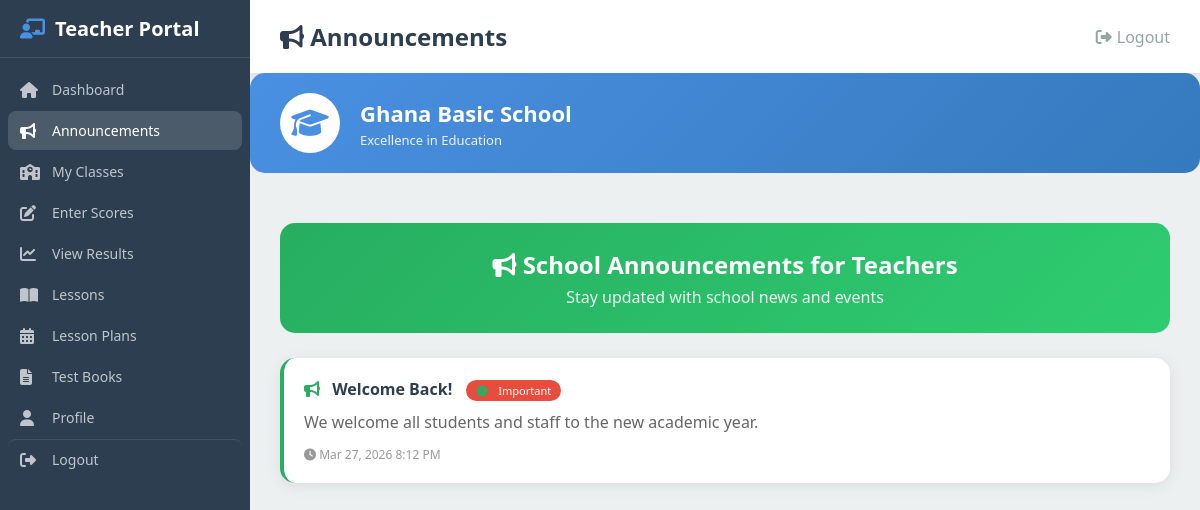
Page /teacher/announcements.php (signed in) on the committed database.
### tables this page shows
CREATE TABLE announcements (
    id INT AUTO_INCREMENT PRIMARY KEY,
    title VARCHAR(200) NOT NULL,
    content TEXT NOT NULL,
    target_audience VARCHAR(20) DEFAULT 'all',
    priority VARCHAR(20) DEFAULT 'medium',
    status VARCHAR(20) DEFAULT 'active',
    created_by INT,
    expires_at DATETIME,
    created_at TIMESTAMP DEFAULT CURRENT_TIMESTAMP,
    INDEX idx_status (status),
    INDEX idx_audience (target_audience),
    INDEX idx_priority (priority),
    INDEX idx_expires (expires_at)
);

### teacher/announcements.php (the view, shortened to what this page needs)
<?php
require_once '../config/database.php';
$settings = [];
$stmt = $pdo->query("SELECT * FROM school_settings");
while ($row = $stmt->fetch()) {
    $settings[$row['setting_key']] = $row['setting_value'];
}
$schoolName = $settings['school_name'] ?? 'School Management System';
$schoolLogo = $settings['school_logo'] ?? '';
$announcements = $pdo->query("SELECT * FROM announcements WHERE target_audience IN ('teachers', 'all') AND status = 'active' ORDER BY created_at DESC")->fetchAll();
?>
<!DOCTYPE html>
<html lang="en">
<head>
    <link rel="stylesheet" href="https://cdnjs.cloudflare.com/ajax/libs/font-awesome/6.4.0/css/all.min.css">
    <link rel="stylesheet" href="../assets/css/styles.css">
</head>
<body>
    <nav class="sidebar">
        <div class="sidebar-brand"><i class="fas fa-chalkboard-teacher"></i> Teacher Portal</div>
        <ul class="sidebar-menu">
            <li><a href="index.php"><i class="fas fa-home"></i> Dashboard</a></li>
            <li><a href="announcements.php" class="active"><i class="fas fa-bullhorn"></i> Announcements</a></li>
            <li><a href="my_classes.php"><i class="fas fa-school"></i> My Classes</a></li>
            <li><a href="enter_scores.php"><i class="fas fa-edit"></i> Enter Scores</a></li>
            <li><a href="results.php"><i class="fas fa-chart-line"></i> View Results</a></li>
            <li><a href="lessons.php"><i class="fas fa-book-open"></i> Lessons</a></li>
            <li><a href="lesson_plans.php"><i class="fas fa-calendar-alt"></i> Lesson Plans</a></li>
            <li><a href="test_books.php"><i class="fas fa-file-alt"></i> Test Books</a></li>
            <li><a href="profile.php"><i class="fas fa-user"></i> Profile</a></li>
            <li><a href="../logout.php" class="logout-link"><i class="fas fa-sign-out-alt"></i> Logout</a></li>
        </ul>
    </nav>
    <main class="main-content">
        <div class="header">
            <h1><i class="fas fa-bullhorn"></i> Announcements</h1>
            <div class="header-right">
                <a href="../logout.php"><i class="fas fa-sign-out-alt"></i> Logout</a>
            </div>
        </div>
        <div class="school-header">
            <div class="school-logo">
                <?php if ($schoolLogo && file_exists('../assets/images/' . $schoolLogo)): ?>
                    <img src="../assets/images/<?php echo $schoolLogo; ?>" alt="School Logo">
                <?php else: ?>
                    <i class="fas fa-graduation-cap"></i>
                <?php endif; ?>
            </div>
            <div class="school-info">
                <h1><?php echo htmlspecialchars($schoolName); ?></h1>
                <p><?php echo htmlspecialchars($settings['school_tagline'] ?? ''); ?></p>
            </div>
        </div>
        <div class="content">
            <div class="portal-header" style="display: block; text-align: center;">
                <h2 style="margin: 0;"><i class="fas fa-bullhorn"></i> School Announcements for Teachers</h2>
                <p style="margin: 5px 0 0 0; opacity: 0.9;">Stay updated with school news and events</p>
            </div>
            <?php if (empty($announcements)): ?>
            <div class="announcement-card" style="text-align: center;">
                <p style="color: #999;">No announcements at this time.</p>
            </div>
            <?php else: ?>
                <?php foreach ($announcements as $ann): ?>
                <div class="announcement-card">
                    <h4>
                        <i class="fas fa-bullhorn"></i>
                        <?php echo htmlspecialchars($ann['title']); ?>
                        <?php if ($ann['priority'] == 'high'): ?>
                        <span class="badge badge-high"><i class="fas fa-exclamation-circle"></i> Important</span>
                        <?php endif; ?>
                    </h4>
                    <p><?php echo nl2br(htmlspecialchars($ann['content'])); ?></p>
                    <div class="announcement-meta">
                        <span><i class="fas fa-clock"></i> <?php echo date('M d, Y g:i A', strtotime($ann['created_at'])); ?></span>
                    </div>
                </div>
                <?php endforeach; ?>
            <?php endif; ?>
        </div>
    </main>
</body>
</html>

### assets/css/styles.css (style rules this page uses)
:root { --primary: #4a90e2; --primary-dark: #357abd; --primary-light: #6ba3e8; --secondary: #50c878; --danger: #e74c3c; --warning: #f39c12; --success: #27ae60; --dark: #2c3e50; --dark-sidebar: #2c3e50; --light: #ecf0f1; --white: #ffffff; --gray: #95a5a6; --shadow: rgba(0, 0, 0, 0.1); }
[data-theme="blue"] { --primary: #4a90e2; --primary-dark: #357abd; --primary-light: #6ba3e8; --secondary: #50c878; --danger: #e74c3c; --warning: #f39c12; --dark: #2c3e50; --dark-sidebar: #2c3e50; }
* { margin: 0; padding: 0; box-sizing: border-box; font-family: 'Segoe UI', Tahoma, Geneva, Verdana, sans-serif; }
body { background-color: var(--light); min-height: 100vh; }
.sidebar { width: 250px; background: var(--dark-sidebar); height: 100vh; position: fixed; left: 0; top: 0; transition: transform 0.3s; z-index: 1001; display: flex; flex-direction: column; overflow: hidden; }
.sidebar-brand { color: var(--white); font-size: 20px; font-weight: bold; padding: 15px 20px; border-bottom: 1px solid rgba(255,255,255,0.1); display: flex; align-items: center; gap: 10px; flex-shrink: 0; }
.sidebar-brand i { color: var(--primary); }
.sidebar-menu { list-style: none; flex: 1; overflow-y: auto; overflow-x: hidden; padding: 10px 0; scrollbar-width: thin; scrollbar-color: rgba(255,255,255,0.3) transparent; }
.sidebar-menu li { margin: 2px 8px; }
.sidebar-menu a { display: flex; align-items: center; padding: 10px 12px; color: rgba(255,255,255,0.7); text-decoration: none; transition: all 0.3s; gap: 10px; border-radius: 8px; font-size: 14px; }
.sidebar-menu a:hover, .sidebar-menu a.active { background: rgba(255,255,255,0.15); color: var(--white); }
.sidebar-menu a i { width: 22px; font-size: 16px; }
.sidebar-menu .logout-link { margin-top: auto; border-top: 1px solid rgba(255,255,255,0.1); padding-top: 10px; }
.main-content { margin-left: 250px; min-height: 100vh; }
.header { background: var(--white); padding: 20px 30px; box-shadow: 0 2px 10px var(--shadow); display: flex; justify-content: space-between; align-items: center; }
.header h1 { font-size: 24px; color: var(--dark); }
.header-right { display: flex; align-items: center; gap: 20px; }
.header-right a { color: var(--gray); text-decoration: none; display: flex; align-items: center; gap: 5px; transition: color 0.3s; }
.school-header { background: linear-gradient(135deg, var(--primary), var(--primary-dark)); padding: 20px 30px; display: flex; align-items: center; gap: 20px; border-radius: 15px; margin-bottom: 20px; }
.school-logo { width: 60px; height: 60px; background: var(--white); border-radius: 50%; display: flex; align-items: center; justify-content: center; overflow: hidden; flex-shrink: 0; }
.school-logo i { font-size: 30px; color: var(--primary); }
.school-info { flex: 1; }
.school-info h1 { color: var(--white); font-size: 22px; margin-bottom: 3px; }
.school-info p { color: rgba(255,255,255,0.9); font-size: 13px; }
.content { padding: 30px; }
.badge { padding: 5px 10px; border-radius: 15px; font-size: 12px; font-weight: 500; }

### teacher/announcements.php (style rules this page uses)
.portal-header { background: linear-gradient(135deg, #27ae60, #2ecc71); color: white; padding: 25px 30px; border-radius: 15px; margin-bottom: 25px; }
.announcement-card { background: white; border-radius: 15px; padding: 20px; margin-bottom: 15px; border-left: 4px solid #27ae60; box-shadow: 0 3px 15px rgba(0,0,0,0.08); }
.announcement-card h4 { margin: 0 0 10px 0; color: #2c3e50; }
.announcement-card h4 i { color: #27ae60; margin-right: 8px; }
.announcement-card p { margin: 0 0 10px 0; color: #666; line-height: 1.6; }
.announcement-meta { font-size: 12px; color: #999; }
.badge { padding: 3px 10px; border-radius: 15px; font-size: 11px; color: white; margin-left: 10px; }
.badge-high { background: #e74c3c; }

### rows in the picture
announcements: title "Welcome Back!", priority "high" (drawn), content "We welcome all students and staff to the new academic year.", created_at "Mar 27, 2026 8:12 PM"

### other values in the picture
$schoolName "Ghana Basic School"
$settings['school_tagline'] "Excellence in Education"
